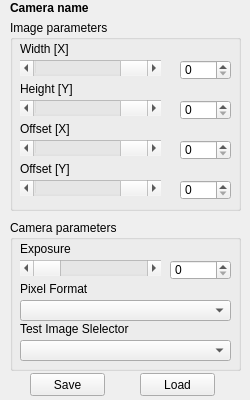
<?xml version="1.0" encoding="UTF-8"?>
<ui version="4.0">
 <class>CameraParam</class>
 <widget class="QWidget" name="CameraParam">
  <property name="geometry">
   <rect>
    <x>0</x>
    <y>0</y>
    <width>250</width>
    <height>400</height>
   </rect>
  </property>
  <property name="minimumSize">
   <size>
    <width>250</width>
    <height>400</height>
   </size>
  </property>
  <property name="windowTitle">
   <string>Form</string>
  </property>
  <widget class="QLabel" name="label_Camera">
   <property name="geometry">
    <rect>
     <x>10</x>
     <y>0</y>
     <width>231</width>
     <height>16</height>
    </rect>
   </property>
   <property name="font">
    <font>
     <weight>75</weight>
     <bold>true</bold>
    </font>
   </property>
   <property name="text">
    <string>Camera name</string>
   </property>
  </widget>
  <widget class="QGroupBox" name="groupBox_2">
   <property name="geometry">
    <rect>
     <x>10</x>
     <y>20</y>
     <width>231</width>
     <height>191</height>
    </rect>
   </property>
   <property name="font">
    <font>
     <weight>50</weight>
     <bold>false</bold>
    </font>
   </property>
   <property name="title">
    <string>Image parameters</string>
   </property>
   <widget class="QSpinBox" name="spinBox_Width">
    <property name="geometry">
     <rect>
      <x>170</x>
      <y>40</y>
      <width>51</width>
      <height>20</height>
     </rect>
    </property>
    <property name="maximum">
     <number>20000</number>
    </property>
   </widget>
   <widget class="QLabel" name="label_Width">
    <property name="geometry">
     <rect>
      <x>10</x>
      <y>20</y>
      <width>67</width>
      <height>17</height>
     </rect>
    </property>
    <property name="text">
     <string>Width [X]</string>
    </property>
   </widget>
   <widget class="QScrollBar" name="scrollBar_Height">
    <property name="geometry">
     <rect>
      <x>10</x>
      <y>80</y>
      <width>141</width>
      <height>16</height>
     </rect>
    </property>
    <property name="value">
     <number>99</number>
    </property>
    <property name="sliderPosition">
     <number>99</number>
    </property>
    <property name="orientation">
     <enum>Qt::Horizontal</enum>
    </property>
   </widget>
   <widget class="QLabel" name="label_Height">
    <property name="geometry">
     <rect>
      <x>10</x>
      <y>60</y>
      <width>67</width>
      <height>17</height>
     </rect>
    </property>
    <property name="text">
     <string>Height [Y]</string>
    </property>
   </widget>
   <widget class="QScrollBar" name="scrollBar_Width">
    <property name="geometry">
     <rect>
      <x>10</x>
      <y>40</y>
      <width>141</width>
      <height>16</height>
     </rect>
    </property>
    <property name="maximum">
     <number>99</number>
    </property>
    <property name="value">
     <number>99</number>
    </property>
    <property name="orientation">
     <enum>Qt::Horizontal</enum>
    </property>
   </widget>
   <widget class="QSpinBox" name="spinBox_Height">
    <property name="geometry">
     <rect>
      <x>170</x>
      <y>80</y>
      <width>51</width>
      <height>20</height>
     </rect>
    </property>
    <property name="maximum">
     <number>20000</number>
    </property>
   </widget>
   <widget class="QLabel" name="label_Width_2">
    <property name="geometry">
     <rect>
      <x>10</x>
      <y>140</y>
      <width>67</width>
      <height>17</height>
     </rect>
    </property>
    <property name="text">
     <string>Offset [Y]</string>
    </property>
   </widget>
   <widget class="QScrollBar" name="scrollBar_OffsetX">
    <property name="geometry">
     <rect>
      <x>10</x>
      <y>120</y>
      <width>141</width>
      <height>16</height>
     </rect>
    </property>
    <property name="maximum">
     <number>99</number>
    </property>
    <property name="value">
     <number>99</number>
    </property>
    <property name="orientation">
     <enum>Qt::Horizontal</enum>
    </property>
   </widget>
   <widget class="QScrollBar" name="scrollBar_OffsetY">
    <property name="geometry">
     <rect>
      <x>10</x>
      <y>160</y>
      <width>141</width>
      <height>16</height>
     </rect>
    </property>
    <property name="value">
     <number>99</number>
    </property>
    <property name="sliderPosition">
     <number>99</number>
    </property>
    <property name="orientation">
     <enum>Qt::Horizontal</enum>
    </property>
   </widget>
   <widget class="QSpinBox" name="spinBox_OffsetY">
    <property name="geometry">
     <rect>
      <x>170</x>
      <y>160</y>
      <width>51</width>
      <height>20</height>
     </rect>
    </property>
    <property name="maximum">
     <number>20000</number>
    </property>
   </widget>
   <widget class="QSpinBox" name="spinBox_OffsetX">
    <property name="geometry">
     <rect>
      <x>170</x>
      <y>120</y>
      <width>51</width>
      <height>20</height>
     </rect>
    </property>
    <property name="maximum">
     <number>20000</number>
    </property>
   </widget>
   <widget class="QLabel" name="label_Height_2">
    <property name="geometry">
     <rect>
      <x>10</x>
      <y>100</y>
      <width>67</width>
      <height>17</height>
     </rect>
    </property>
    <property name="text">
     <string>Offset [X]</string>
    </property>
   </widget>
  </widget>
  <widget class="QGroupBox" name="groupBox">
   <property name="geometry">
    <rect>
     <x>10</x>
     <y>220</y>
     <width>231</width>
     <height>151</height>
    </rect>
   </property>
   <property name="font">
    <font>
     <weight>50</weight>
     <bold>false</bold>
    </font>
   </property>
   <property name="title">
    <string>Camera parameters</string>
   </property>
   <widget class="QScrollBar" name="scrollBar_Exposure">
    <property name="geometry">
     <rect>
      <x>10</x>
      <y>40</y>
      <width>141</width>
      <height>16</height>
     </rect>
    </property>
    <property name="orientation">
     <enum>Qt::Horizontal</enum>
    </property>
   </widget>
   <widget class="QSpinBox" name="spinBox_Exposure">
    <property name="geometry">
     <rect>
      <x>160</x>
      <y>40</y>
      <width>61</width>
      <height>20</height>
     </rect>
    </property>
    <property name="maximum">
     <number>5000000</number>
    </property>
   </widget>
   <widget class="QComboBox" name="comboBox_TestImageSelector">
    <property name="geometry">
     <rect>
      <x>10</x>
      <y>120</y>
      <width>211</width>
      <height>21</height>
     </rect>
    </property>
   </widget>
   <widget class="QLabel" name="label_Exposure">
    <property name="geometry">
     <rect>
      <x>10</x>
      <y>20</y>
      <width>67</width>
      <height>17</height>
     </rect>
    </property>
    <property name="text">
     <string>Exposure</string>
    </property>
   </widget>
   <widget class="QLabel" name="label_PixelFormat">
    <property name="geometry">
     <rect>
      <x>10</x>
      <y>60</y>
      <width>110</width>
      <height>17</height>
     </rect>
    </property>
    <property name="text">
     <string>Pixel Format</string>
    </property>
   </widget>
   <widget class="QLabel" name="label_TestImageSelector">
    <property name="geometry">
     <rect>
      <x>10</x>
      <y>100</y>
      <width>161</width>
      <height>17</height>
     </rect>
    </property>
    <property name="text">
     <string>Test Image Slelector</string>
    </property>
   </widget>
   <widget class="QComboBox" name="comboBox_PixelFormat">
    <property name="geometry">
     <rect>
      <x>10</x>
      <y>80</y>
      <width>211</width>
      <height>21</height>
     </rect>
    </property>
   </widget>
  </widget>
  <widget class="QPushButton" name="saveButton">
   <property name="geometry">
    <rect>
     <x>30</x>
     <y>373</y>
     <width>75</width>
     <height>23</height>
    </rect>
   </property>
   <property name="text">
    <string>Save</string>
   </property>
   <property name="icon">
    <iconset>
     <normaloff>:/icons/save.ico</normaloff>:/icons/save.ico</iconset>
   </property>
  </widget>
  <widget class="QPushButton" name="loadButton">
   <property name="geometry">
    <rect>
     <x>140</x>
     <y>373</y>
     <width>75</width>
     <height>23</height>
    </rect>
   </property>
   <property name="text">
    <string>Load</string>
   </property>
   <property name="icon">
    <iconset>
     <normaloff>:/icons/reload.ico</normaloff>:/icons/reload.ico</iconset>
   </property>
  </widget>
 </widget>
 <resources/>
 <connections/>
</ui>
